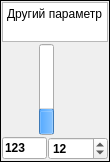
    <widget class="QFrame" name="Parametr_2">
     <property name="maximumSize">
      <size>
       <width>110</width>
       <height>16777215</height>
      </size>
     </property>
     <property name="frameShape">
      <enum>QFrame::Box</enum>
     </property>
     <property name="frameShadow">
      <enum>QFrame::Plain</enum>
     </property>
     <layout class="QGridLayout" name="gridLayout_3">
      <property name="horizontalSpacing">
       <number>1</number>
      </property>
      <property name="verticalSpacing">
       <number>2</number>
      </property>
      <property name="margin">
       <number>1</number>
      </property>
      <item row="0" column="0" colspan="6">
       <widget class="QTextEdit" name="Value_2">
        <property name="sizePolicy">
         <sizepolicy hsizetype="Expanding" vsizetype="Fixed">
          <horstretch>0</horstretch>
          <verstretch>0</verstretch>
         </sizepolicy>
        </property>
        <property name="maximumSize">
         <size>
          <width>16777215</width>
          <height>40</height>
         </size>
        </property>
        <property name="whatsThis">
         <string>Назва другого параметру регулювання</string>
        </property>
        <property name="verticalScrollBarPolicy">
         <enum>Qt::ScrollBarAlwaysOff</enum>
        </property>
        <property name="horizontalScrollBarPolicy">
         <enum>Qt::ScrollBarAlwaysOff</enum>
        </property>
        <property name="readOnly">
         <bool>true</bool>
        </property>
        <property name="html">
         <string>&lt;!DOCTYPE HTML PUBLIC &quot;-//W3C//DTD HTML 4.0//EN&quot; &quot;http://www.w3.org/TR/REC-html40/strict.dtd&quot;&gt;
&lt;html&gt;&lt;head&gt;&lt;meta name=&quot;qrichtext&quot; content=&quot;1&quot; /&gt;&lt;style type=&quot;text/css&quot;&gt;
p, li { white-space: pre-wrap; }
&lt;/style&gt;&lt;/head&gt;&lt;body style=&quot; font-family:'DejaVu Sans'; font-size:9pt; font-weight:400; font-style:normal;&quot;&gt;
&lt;p style=&quot; margin-top:0px; margin-bottom:0px; margin-left:0px; margin-right:0px; -qt-block-indent:0; text-indent:0px;&quot;&gt;Другий параметр&lt;/p&gt;&lt;/body&gt;&lt;/html&gt;</string>
        </property>
       </widget>
      </item>
      <item row="1" column="5" rowspan="2">
       <spacer name="horizontalSpacer_20">
        <property name="orientation">
         <enum>Qt::Horizontal</enum>
        </property>
        <property name="sizeType">
         <enum>QSizePolicy::MinimumExpanding</enum>
        </property>
        <property name="sizeHint" stdset="0">
         <size>
          <width>1</width>
          <height>20</height>
         </size>
        </property>
       </spacer>
      </item>
      <item row="4" column="0" colspan="6">
       <widget class="QFrame" name="frame_5">
        <property name="frameShape">
         <enum>QFrame::NoFrame</enum>
        </property>
        <property name="frameShadow">
         <enum>QFrame::Sunken</enum>
        </property>
        <layout class="QHBoxLayout" name="horizontalLayout_2">
         <property name="spacing">
          <number>1</number>
         </property>
         <property name="margin">
          <number>0</number>
         </property>
         <item>
          <widget class="QLineEdit" name="lePV_2">
           <property name="sizePolicy">
            <sizepolicy hsizetype="Minimum" vsizetype="Fixed">
             <horstretch>0</horstretch>
             <verstretch>0</verstretch>
            </sizepolicy>
           </property>
           <property name="maximumSize">
            <size>
             <width>45</width>
             <height>16777215</height>
            </size>
           </property>
           <property name="font">
            <font>
             <weight>75</weight>
             <bold>true</bold>
            </font>
           </property>
           <property name="whatsThis">
            <string>Другий параметер регулювання</string>
           </property>
           <property name="text">
            <string>123</string>
           </property>
           <property name="readOnly">
            <bool>true</bool>
           </property>
          </widget>
         </item>
         <item>
          <widget class="QDoubleSpinBox" name="sbSP_2">
           <property name="sizePolicy">
            <sizepolicy hsizetype="Minimum" vsizetype="Fixed">
             <horstretch>0</horstretch>
             <verstretch>0</verstretch>
            </sizepolicy>
           </property>
           <property name="font">
            <font>
             <weight>75</weight>
             <bold>true</bold>
            </font>
           </property>
           <property name="whatsThis">
            <string>Завдання на другий параметер</string>
           </property>
           <property name="buttonSymbols">
            <enum>QAbstractSpinBox::UpDownArrows</enum>
           </property>
           <property name="accelerated">
            <bool>true</bool>
           </property>
           <property name="keyboardTracking">
            <bool>false</bool>
           </property>
           <property name="decimals">
            <number>0</number>
           </property>
           <property name="value">
            <double>12.000000000000000</double>
           </property>
          </widget>
         </item>
        </layout>
       </widget>
      </item>
      <item row="1" column="4" rowspan="2">
       <widget class="QSlider" name="vsSP_2">
        <property name="whatsThis">
         <string>Завдання на другий параметер</string>
        </property>
        <property name="styleSheet">
         <string notr="true">QSlider::groove:vertical {
     background: rgba(0, 0, 0, 0);
/*     position: absolute;  абсолютная позиция в 4px слева и справа от виджета. установка полей виджета также будет работать... */
/*     left: 4px; right: 4px;*/
 }

 QSlider::handle:vertical {
	image: url(:/slider/pict/SP_2.png);
 }
</string>
        </property>
        <property name="maximum">
         <number>4000</number>
        </property>
        <property name="singleStep">
         <number>1</number>
        </property>
        <property name="pageStep">
         <number>80</number>
        </property>
        <property name="value">
         <number>4000</number>
        </property>
        <property name="sliderPosition">
         <number>4000</number>
        </property>
        <property name="tracking">
         <bool>false</bool>
        </property>
        <property name="orientation">
         <enum>Qt::Vertical</enum>
        </property>
        <property name="invertedAppearance">
         <bool>false</bool>
        </property>
        <property name="invertedControls">
         <bool>false</bool>
        </property>
        <property name="tickPosition">
         <enum>QSlider::NoTicks</enum>
        </property>
       </widget>
      </item>
      <item row="1" column="2" rowspan="2">
       <widget class="QProgressBar" name="pbPV_2">
        <property name="maximumSize">
         <size>
          <width>15</width>
          <height>16777215</height>
         </size>
        </property>
        <property name="palette">
         <palette>
          <active>
           <colorrole role="Highlight">
            <brush brushstyle="SolidPattern">
             <color alpha="255">
              <red>85</red>
              <green>170</green>
              <blue>255</blue>
             </color>
            </brush>
           </colorrole>
          </active>
          <inactive>
           <colorrole role="Highlight">
            <brush brushstyle="SolidPattern">
             <color alpha="255">
              <red>85</red>
              <green>170</green>
              <blue>255</blue>
             </color>
            </brush>
           </colorrole>
          </inactive>
          <disabled>
           <colorrole role="Highlight">
            <brush brushstyle="SolidPattern">
             <color alpha="255">
              <red>178</red>
              <green>178</green>
              <blue>178</blue>
             </color>
            </brush>
           </colorrole>
          </disabled>
         </palette>
        </property>
        <property name="whatsThis">
         <string>Другий параметер регулювання</string>
        </property>
        <property name="layoutDirection">
         <enum>Qt::LeftToRight</enum>
        </property>
        <property name="maximum">
         <number>4000</number>
        </property>
        <property name="value">
         <number>1000</number>
        </property>
        <property name="textVisible">
         <bool>false</bool>
        </property>
        <property name="orientation">
         <enum>Qt::Vertical</enum>
        </property>
       </widget>
      </item>
      <item row="1" column="1">
       <widget class="Scale" name="scalePV_2" native="true">
        <property name="sizePolicy">
         <sizepolicy hsizetype="Preferred" vsizetype="Expanding">
          <horstretch>0</horstretch>
          <verstretch>0</verstretch>
         </sizepolicy>
        </property>
        <property name="minimumSize">
         <size>
          <width>35</width>
          <height>0</height>
         </size>
        </property>
       </widget>
      </item>
     </layout>
    </widget>
